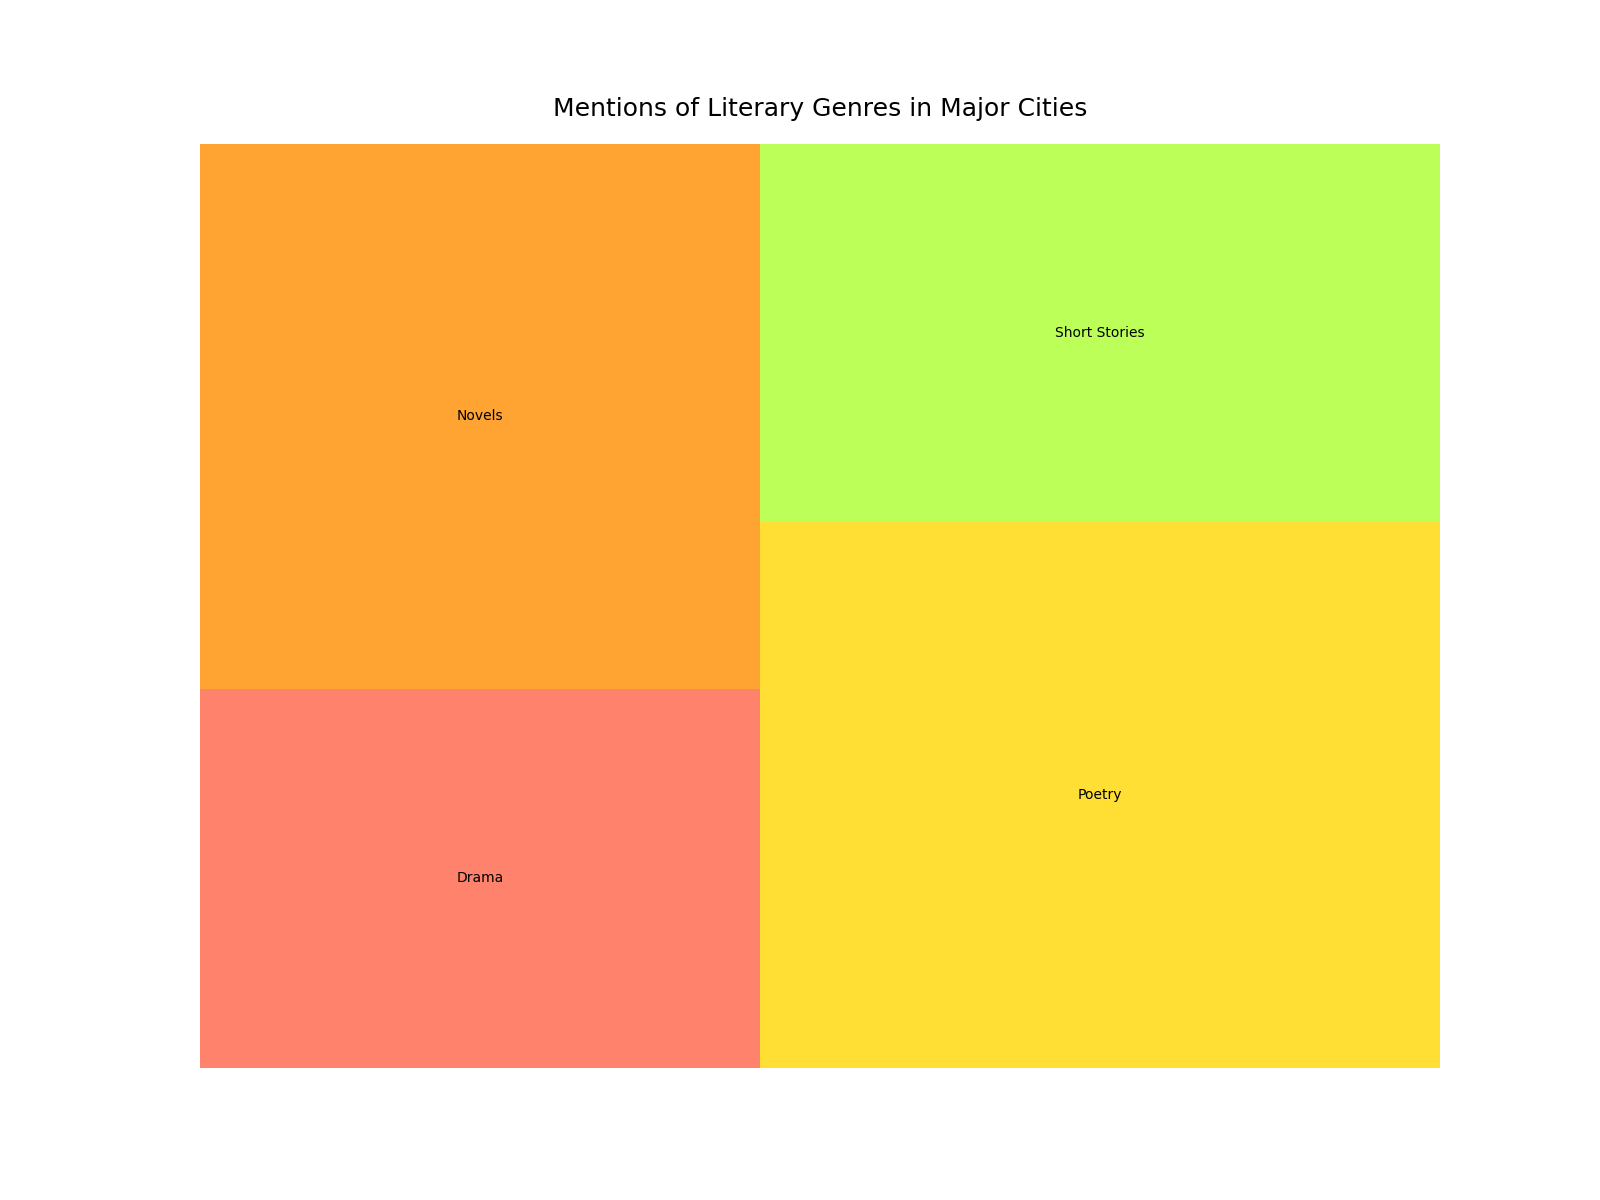

Reproduce this figure in Python.

import matplotlib.pyplot as plt
import pandas as pd
import squarify

data = {
    "City": ["New York", "New York", "New York", "San Francisco", "San Francisco", "San Francisco",
             "Seattle", "Seattle", "Seattle", "Austin", "Austin", "Austin", 
             "Boston", "Boston", "Boston", "Chicago", "Chicago", "Chicago",
             "Miami", "Miami", "Miami", "Los Angeles", "Los Angeles", "Los Angeles",
             "New York", "San Francisco", "Seattle", "Austin", "Boston", "Chicago",
             "Miami", "Los Angeles"],
    "Category": ["Poetry", "Novels", "Drama", "Poetry", "Novels", "Drama",
                 "Poetry", "Novels", "Drama", "Poetry", "Novels", "Drama",
                 "Poetry", "Novels", "Drama", "Poetry", "Novels", "Drama",
                 "Poetry", "Novels", "Drama", "Poetry", "Novels", "Drama",
                 "Short Stories", "Short Stories", "Short Stories", "Short Stories",
                 "Short Stories", "Short Stories", "Short Stories", "Short Stories"],
    "Number of Mentions": [320, 280, 150, 350, 290, 180, 200, 150, 120, 210, 170, 130,
                           190, 160, 110, 230, 190, 140, 180, 140, 100, 240, 200, 170,
                           180, 190, 140, 160, 150, 170, 130, 210]
}

df = pd.DataFrame(data)

grouped_data = df.groupby("Category").sum().reset_index()

colors = ["#FF6347", "#FF8C00", "#FFD700", "#ADFF2F", "#32CD32", "#00FA9A", "#00CED1",
          "#4682B4", "#1E90FF", "#9370DB", "#8A2BE2", "#BA55D3", "#FF69B4", "#FF1493",
          "#DB7093", "#FF4500", "#FF7F50", "#FF6347", "#FFD700", "#ADFF2F", "#32CD32",
          "#00FA9A", "#00CED1", "#4682B4"]

plt.figure(figsize=(16, 12))
squarify.plot(sizes=grouped_data['Number of Mentions'], label=grouped_data['Category'], alpha=0.8, color=colors)
plt.title('Mentions of Literary Genres in Major Cities', fontsize=18, pad=20)
plt.axis('off')
plt.show()
